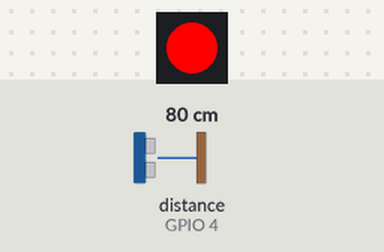
This sketch was run on a simulated ESP8266 (NodeMCU). On the bench: 1 RGB LEDs in strip order, left to right. Wiring (inferred from the names in the program): ultrasonic range finder: trigger GPIO 5; echo GPIO 4. Inputs (shaded band) come from the test bench; at power-on: distance to the obstacle (sensor on GPIO 4) 80 cm. The echo pulse lasts 58.3 µs per cm; WiFi joins after 1.5 s; servers stay silent unless stated; what the sketch prints to the serial monitor is not drawn.

Above: at 1.7 s.
At 3.2 s:
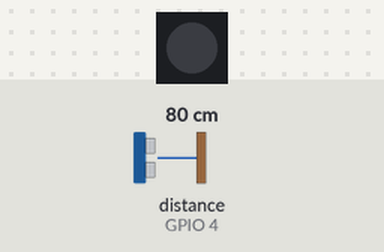
Timing chart, 0 to 4.5 s (numbered marks = the images above):
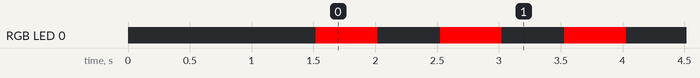

Measured:
- by itself, RGB LED 0: alternates RGB(255, 0, 0) for 0.50 s and off for 0.51 s

The sketch:

GarageParkingSensorAid.ino
```cpp
#include <ESP8266WiFi.h>
#include <FastLED.h>

// How many leds in your strip?
#define NUM_LEDS 1
#define DATA_PIN 3

// utlrasonic pinout
#define ULTRASONIC_TRIG_PIN     5   // pin TRIG to D1
#define ULTRASONIC_ECHO_PIN     4   // pin ECHO to D2

//WiFi Parameters
const char* ssid     = "your-ssid";
const char* password = "your-password";


CRGB leds[NUM_LEDS];

void setup() {
  Serial.begin(115200);
  delay(10);

  // Connect to Wifi
  Serial.print("Connecting to ");
  Serial.println(ssid);

  WiFi.mode(WIFI_STA);
  WiFi.begin(ssid, password);

  while (WiFi.status() != WL_CONNECTED) {
    delay(500);
    Serial.print(".");
  }

  Serial.println("");
  Serial.println("WiFi connected");
  Serial.println("IP address: ");
  Serial.println(WiFi.localIP());

  // ultraonic setup
  pinMode(ULTRASONIC_TRIG_PIN, OUTPUT);
  pinMode(ULTRASONIC_ECHO_PIN, INPUT);

  // Define the array of leds
  FastLED.addLeds<WS2812B, DATA_PIN, GRB>(leds, NUM_LEDS);
}

void loop() {

  long duration, distance;
  digitalWrite(ULTRASONIC_TRIG_PIN, LOW);
  delayMicroseconds(2);

  digitalWrite(ULTRASONIC_TRIG_PIN, HIGH);
  delayMicroseconds(10);

  digitalWrite(ULTRASONIC_TRIG_PIN, LOW);
  duration = pulseIn(ULTRASONIC_ECHO_PIN, HIGH);
  distance = (duration/2) / 29.1;
  Serial.print("********** Ultrasonic Distance: ");
  Serial.print(distance);
  Serial.println(" cm");

  leds[0] = CRGB::Red;
  FastLED.show();
  delay(500);

  leds[0] = CRGB::Black;
  FastLED.show();
  delay(500);
}
```
